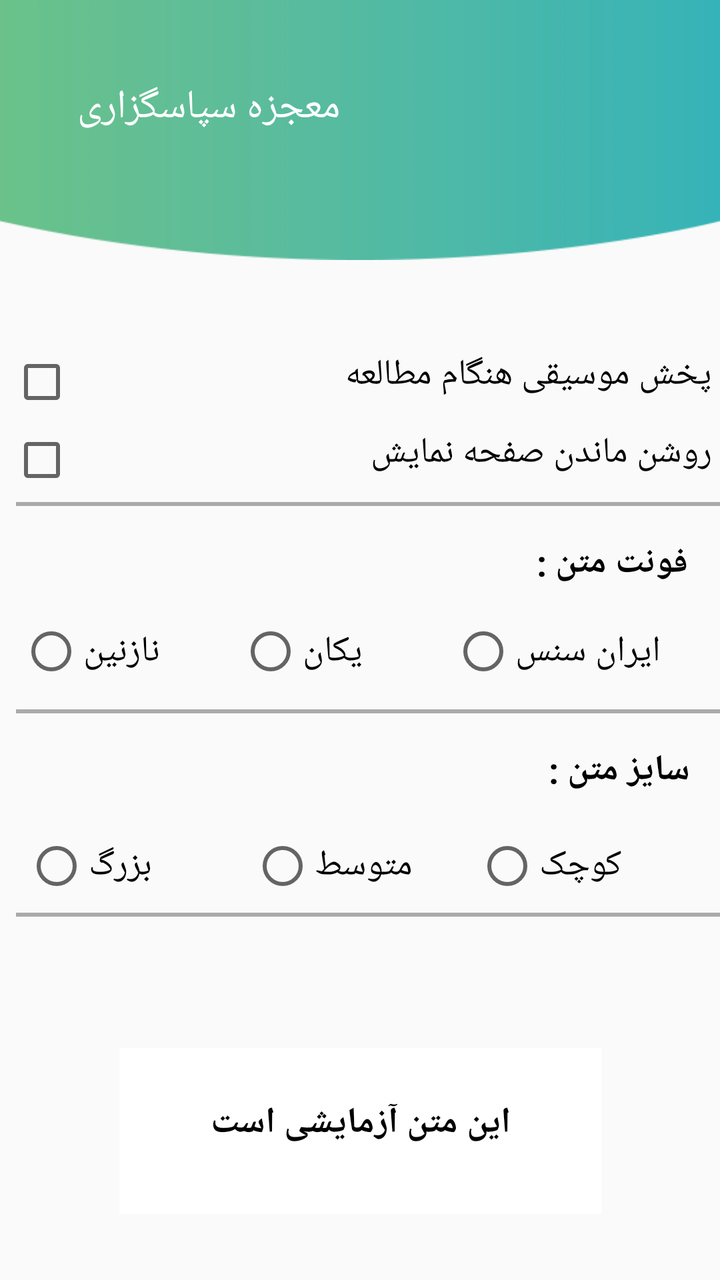
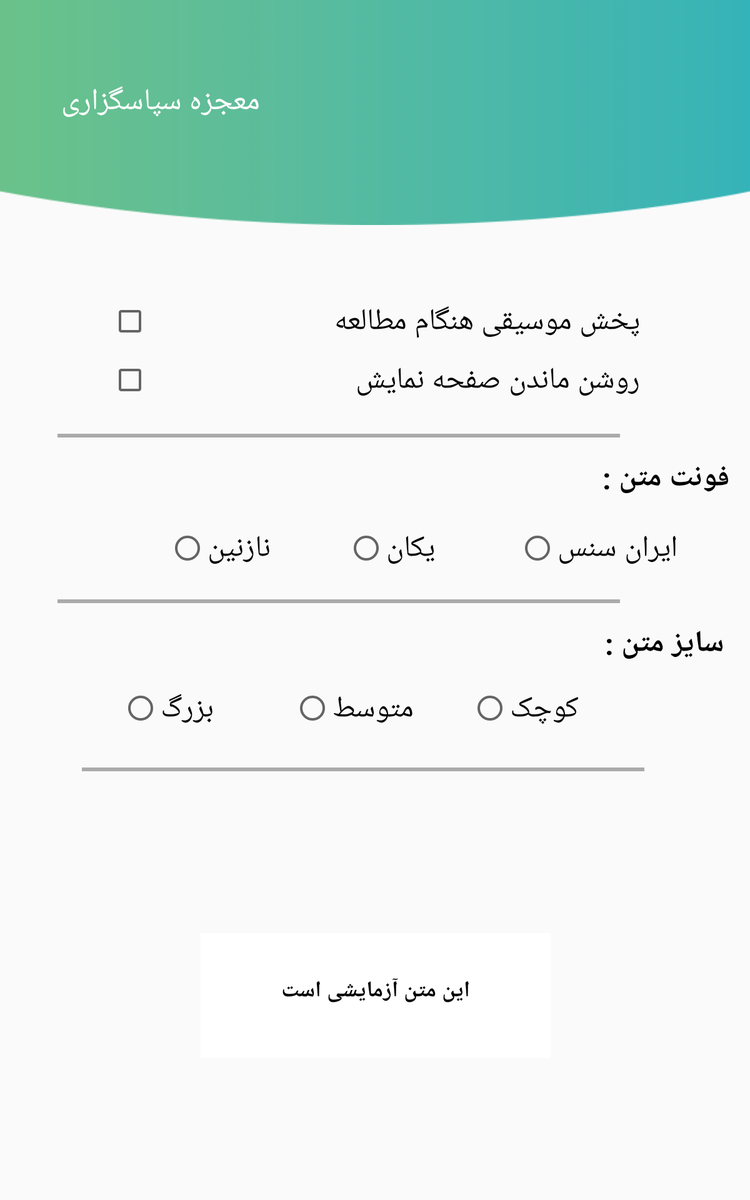

An Android layout and its configuration variant, each rendered on a device that would load it. The default file and the variant file are quoted in full after the pictures.
<!-- AndroidManifest.xml: application theme AppTheme -->
<!-- res/layout/activity_pref.xml -->
<?xml version="1.0" encoding="utf-8"?>
<android.support.constraint.ConstraintLayout xmlns:android="http://schemas.android.com/apk/res/android"
    xmlns:app="http://schemas.android.com/apk/res-auto"
    xmlns:tools="http://schemas.android.com/tools"
    android:id="@+id/layoutPref"
    android:layout_width="match_parent"
    android:layout_height="match_parent">

    <include
        android:id="@+id/toolbar1"
        layout="@layout/toolbar" />

    <CheckBox
        android:id="@+id/chbSleep"
        android:layout_width="351dp"
        android:layout_height="29dp"
        android:layout_marginStart="8dp"
        android:layout_marginTop="84dp"
        android:layout_marginEnd="8dp"
        android:gravity="right"
        android:onClick="changePref"
        android:text="روشن ماندن صفحه نمایش"
        android:textSize="18sp"
        app:layout_constraintEnd_toEndOf="parent"
        app:layout_constraintHorizontal_bias="0.47"
        app:layout_constraintStart_toStartOf="parent"
        app:layout_constraintTop_toBottomOf="@+id/toolbar1" />

    <View
        android:id="@+id/divider"
        android:layout_width="368dp"
        android:layout_height="2dp"
        android:layout_marginStart="8dp"
        android:layout_marginTop="8dp"
        android:layout_marginEnd="8dp"
        android:background="@android:color/darker_gray"
        app:layout_constraintEnd_toEndOf="parent"
        app:layout_constraintHorizontal_bias="0.0"
        app:layout_constraintStart_toStartOf="parent"
        app:layout_constraintTop_toBottomOf="@+id/chbSleep" />

    <TextView
        android:id="@+id/textView2"
        android:layout_width="wrap_content"
        android:layout_height="wrap_content"
        android:layout_marginStart="8dp"
        android:layout_marginTop="16dp"
        android:layout_marginEnd="16dp"
        android:text="فونت متن :"
        android:textColor="@color/colorBlack"
        android:textSize="18sp"
        android:textStyle="bold"
        app:layout_constraintEnd_toEndOf="parent"
        app:layout_constraintHorizontal_bias="1.0"
        app:layout_constraintStart_toStartOf="parent"
        app:layout_constraintTop_toBottomOf="@+id/divider" />

    <RadioGroup
        android:id="@+id/rdgFont"
        android:layout_width="365dp"
        android:layout_height="37dp"
        android:layout_marginStart="8dp"
        android:layout_marginTop="16dp"
        android:layout_marginEnd="8dp"
        android:orientation="horizontal"
        app:layout_constraintEnd_toEndOf="parent"
        app:layout_constraintHorizontal_bias="0.666"
        app:layout_constraintStart_toStartOf="parent"
        app:layout_constraintTop_toBottomOf="@+id/textView2">

        <RadioButton
            android:id="@+id/rdbNazanin"
            android:layout_width="wrap_content"
            android:layout_height="wrap_content"
            android:layout_marginLeft="15dp"
            android:layout_weight="1"
            android:gravity="left|center"
            android:onClick="changePref"
            android:paddingRight="5dp"
            android:text="نازنین"
            android:textSize="18sp"
            tools:ignore="RtlHardcoded,RtlSymmetry" />

        <RadioButton
            android:id="@+id/rdbYekan"
            android:layout_width="wrap_content"
            android:layout_height="wrap_content"
            android:layout_marginLeft="5dp"
            android:layout_weight="1"
            android:gravity="left|center"
            android:onClick="changePref"
            android:paddingRight="5dp"
            android:text="یکان"
            android:textSize="18sp"
            tools:ignore="RtlHardcoded,RtlSymmetry" />

        <RadioButton
            android:id="@+id/rdbSans"
            android:layout_width="wrap_content"
            android:layout_height="wrap_content"
            android:layout_marginLeft="10dp"
            android:layout_weight="1"
            android:gravity="left|center"
            android:onClick="changePref"
            android:text="ایران سنس"
            android:textSize="18sp"
            tools:ignore="RtlHardcoded" />
    </RadioGroup>

    <View
        android:id="@+id/divider2"
        android:layout_width="368dp"
        android:layout_height="2dp"
        android:layout_marginStart="8dp"
        android:layout_marginTop="8dp"
        android:layout_marginEnd="8dp"
        android:background="@android:color/darker_gray"
        app:layout_constraintEnd_toEndOf="parent"
        app:layout_constraintHorizontal_bias="0.0"
        app:layout_constraintStart_toStartOf="parent"
        app:layout_constraintTop_toBottomOf="@+id/rdgFont" />

    <TextView
        android:id="@+id/textView3"
        android:layout_width="wrap_content"
        android:layout_height="wrap_content"
        android:layout_marginStart="8dp"
        android:layout_marginTop="16dp"
        android:layout_marginEnd="8dp"
        android:text="سایز متن :"
        android:textColor="@color/colorBlack"
        android:textSize="18sp"
        android:textStyle="bold"
        app:layout_constraintEnd_toEndOf="parent"
        app:layout_constraintHorizontal_bias="0.974"
        app:layout_constraintStart_toStartOf="parent"
        app:layout_constraintTop_toBottomOf="@+id/divider2" />

    <RadioGroup
        android:id="@+id/rdgSize"
        android:layout_width="360dp"
        android:layout_height="31dp"
        android:layout_marginStart="11dp"
        android:layout_marginTop="20dp"
        android:layout_marginEnd="8dp"
        android:orientation="horizontal"
        app:layout_constraintEnd_toEndOf="parent"
        app:layout_constraintHorizontal_bias="0.2"
        app:layout_constraintStart_toStartOf="parent"
        app:layout_constraintTop_toBottomOf="@+id/textView3">

        <RadioButton
            android:id="@+id/rdbLarge"
            android:layout_width="wrap_content"
            android:layout_height="wrap_content"
            android:layout_marginLeft="5dp"
            android:layout_weight="1"
            android:gravity="left|center"
            android:onClick="changePref"
            android:paddingRight="5dp"
            android:text="بزرگ"
            android:textSize="18sp" />

        <RadioButton
            android:id="@+id/rdbMedume"
            android:layout_width="wrap_content"
            android:layout_height="wrap_content"
            android:layout_marginLeft="18dp"
            android:layout_weight="1"
            android:gravity="left|center"
            android:onClick="changePref"
            android:paddingRight="5dp"
            android:text="متوسط"
            android:textSize="18sp" />

        <RadioButton
            android:id="@+id/rdbSmall"
            android:layout_width="wrap_content"
            android:layout_height="wrap_content"
            android:layout_marginRight="30dp"
            android:layout_weight="1"
            android:gravity="left|center"
            android:onClick="changePref"
            android:text="کوچک"
            android:textSize="18sp" />

    </RadioGroup>

    <View
        android:id="@+id/divider3"
        android:layout_width="368dp"
        android:layout_height="2dp"
        android:layout_marginStart="8dp"
        android:layout_marginTop="8dp"
        android:layout_marginEnd="8dp"
        android:background="@android:color/darker_gray"
        app:layout_constraintEnd_toEndOf="parent"
        app:layout_constraintHorizontal_bias="0.0"
        app:layout_constraintStart_toStartOf="parent"
        app:layout_constraintTop_toBottomOf="@+id/rdgSize" />

    <View
        android:id="@+id/viewTestBack"
        android:layout_width="241dp"
        android:layout_height="83dp"
        android:layout_marginStart="8dp"
        android:layout_marginTop="8dp"
        android:layout_marginEnd="8dp"
        android:layout_marginBottom="12dp"
        android:background="@color/colorWhite"
        app:layout_constraintBottom_toBottomOf="parent"
        app:layout_constraintEnd_toEndOf="parent"
        app:layout_constraintHorizontal_bias="0.503"
        app:layout_constraintStart_toStartOf="parent"
        app:layout_constraintTop_toBottomOf="@+id/divider3"
        app:layout_constraintVertical_bias="0.733" />

    <TextView
        android:id="@+id/txtTestFontPref"
        android:layout_width="wrap_content"
        android:layout_height="wrap_content"
        android:layout_marginBottom="8dp"
        android:text="این متن آزمایشی است"
        android:textColor="@color/colorBlack"
        android:textSize="18sp"
        android:textStyle="bold"
        app:layout_constraintBottom_toBottomOf="@+id/viewTestBack"
        app:layout_constraintEnd_toEndOf="@+id/viewTestBack"
        app:layout_constraintStart_toStartOf="@+id/viewTestBack"
        app:layout_constraintTop_toTopOf="@+id/viewTestBack" />

    <CheckBox
        android:id="@+id/chbSound"
        android:layout_width="351dp"
        android:layout_height="29dp"
        android:layout_marginStart="8dp"
        android:layout_marginTop="8dp"
        android:layout_marginEnd="8dp"
        android:layout_marginBottom="8dp"
        android:gravity="right"
        android:onClick="changePref"
        android:text="پخش موسیقی هنگام مطالعه"
        android:textColor="@color/colorBlack"
        android:textSize="18sp"
        app:layout_constraintBottom_toTopOf="@+id/chbSleep"
        app:layout_constraintEnd_toEndOf="parent"
        app:layout_constraintHorizontal_bias="0.47"
        app:layout_constraintStart_toStartOf="parent"
        app:layout_constraintTop_toBottomOf="@+id/toolbar1"
        app:layout_constraintVertical_bias="0.95" />


</android.support.constraint.ConstraintLayout>
<!-- res/layout/toolbar.xml (included above) -->
<?xml version="1.0" encoding="utf-8"?>
<android.support.v7.widget.Toolbar xmlns:android="http://schemas.android.com/apk/res/android"
    xmlns:local="http://schemas.android.com/apk/res-auto"
    xmlns:tools="http://schemas.android.com/tools"
    android:id="@+id/toolbarCreate"
    android:layout_width="match_parent"
    android:layout_height="130dp"
    android:background="@drawable/toolbar"
    android:minHeight="?attr/actionBarSize"
    local:popupTheme="@style/ThemeOverlay.AppCompat.Light"
    local:theme="@style/ThemeOverlay.AppCompat.Dark.ActionBar">

    <LinearLayout
        android:layout_width="150dp"
        android:layout_height="50dp"
        android:layout_marginLeft="20dp">

        <TextView
            android:id="@+id/txtTool"
            android:layout_width="match_parent"
            android:layout_height="wrap_content"
            android:gravity="right"
            android:text="معجزه سپاسگزاری"
            android:textColor="@color/colorWhite"
            android:textSize="20sp"
            tools:ignore="RtlHardcoded" />

    </LinearLayout>

</android.support.v7.widget.Toolbar>
<!-- resources referenced by this layout -->
<resources>
  <color name="colorBlack">#000000</color>
  <color name="colorWhite">#ffffff</color>
  <!-- drawable toolbar: png bitmap (drawable, 15942 bytes) -->
  <style name="AppTheme" parent="Theme.AppCompat.Light.NoActionBar">
          
          <item name="colorPrimary">@color/colorPrimary</item>
          <item name="colorPrimaryDark">@color/colorPrimaryDark</item>
          <item name="colorAccent">@color/colorAccent</item>
      </style>
  <color name="colorPrimary">#4ad197</color>
  <color name="colorPrimaryDark">#2b9165</color>
  <color name="colorAccent">#ff4081</color>
</resources>
<!-- res/layout-large/activity_pref.xml (the author's variant of the layout above) -->
<!-- drawn on a 7-inch tablet held upright -->
<?xml version="1.0" encoding="utf-8"?>
<android.support.constraint.ConstraintLayout xmlns:android="http://schemas.android.com/apk/res/android"
    xmlns:app="http://schemas.android.com/apk/res-auto"
    xmlns:tools="http://schemas.android.com/tools"
    android:id="@+id/layoutPref"
    android:layout_width="match_parent"
    android:layout_height="match_parent">

    <include
        android:id="@+id/toolbar1"
        layout="@layout/tool_large" />

    <CheckBox
        android:id="@+id/chbSleep"
        android:layout_width="424dp"
        android:layout_height="29dp"
        android:layout_marginStart="8dp"
        android:layout_marginTop="108dp"
        android:layout_marginEnd="8dp"
        android:gravity="right"
        android:onClick="changePref"
        android:text="روشن ماندن صفحه نمایش"
        android:textSize="24sp"
        app:layout_constraintEnd_toEndOf="parent"
        app:layout_constraintStart_toStartOf="parent"
        app:layout_constraintTop_toBottomOf="@+id/toolbar1" />

    <View
        android:id="@+id/divider"
        android:layout_width="450dp"
        android:layout_height="3dp"
        android:layout_marginStart="8dp"
        android:layout_marginTop="30dp"
        android:layout_marginEnd="8dp"
        android:background="@android:color/darker_gray"
        app:layout_constraintEnd_toEndOf="parent"
        app:layout_constraintHorizontal_bias="0.285"
        app:layout_constraintStart_toStartOf="parent"
        app:layout_constraintTop_toBottomOf="@+id/chbSleep" />

    <TextView
        android:id="@+id/textView2"
        android:layout_width="wrap_content"
        android:layout_height="wrap_content"
        android:layout_marginStart="8dp"
        android:layout_marginTop="16dp"
        android:layout_marginEnd="16dp"
        android:text="فونت متن :"
        android:textColor="@color/colorBlack"
        android:textSize="24sp"
        android:textStyle="bold"
        app:layout_constraintEnd_toEndOf="parent"
        app:layout_constraintHorizontal_bias="1.0"
        app:layout_constraintStart_toStartOf="parent"
        app:layout_constraintTop_toBottomOf="@+id/divider" />

    <RadioGroup
        android:id="@+id/rdgFont"
        android:layout_width="449dp"
        android:layout_height="49dp"
        android:layout_marginStart="8dp"
        android:layout_marginTop="24dp"
        android:layout_marginEnd="8dp"
        android:orientation="horizontal"
        app:layout_constraintEnd_toEndOf="parent"
        app:layout_constraintHorizontal_bias="0.933"
        app:layout_constraintStart_toStartOf="parent"
        app:layout_constraintTop_toBottomOf="@+id/textView2">

        <RadioButton
            android:id="@+id/rdbNazanin"
            android:layout_width="wrap_content"
            android:layout_height="wrap_content"
            android:layout_weight="1"
            android:gravity="left|center"
            android:onClick="changePref"
            android:paddingRight="5dp"
            android:text="نازنین"
            android:textSize="24sp"
            tools:ignore="RtlHardcoded,RtlSymmetry" />

        <RadioButton
            android:id="@+id/rdbYekan"
            android:layout_width="wrap_content"
            android:layout_height="wrap_content"
            android:layout_marginLeft="15dp"
            android:layout_weight="1"
            android:gravity="left|center"
            android:onClick="changePref"
            android:paddingRight="5dp"
            android:text="یکان"
            android:textSize="24sp"
            tools:ignore="RtlHardcoded,RtlSymmetry" />

        <RadioButton
            android:id="@+id/rdbSans"
            android:layout_width="wrap_content"
            android:layout_height="wrap_content"
            android:layout_marginLeft="20dp"
            android:layout_weight="1"
            android:gravity="left|center"
            android:onClick="changePref"
            android:text="ایران سنس"
            android:textSize="24sp"
            tools:ignore="RtlHardcoded" />
    </RadioGroup>

    <View
        android:id="@+id/divider2"
        android:layout_width="450dp"
        android:layout_height="3dp"
        android:layout_marginStart="8dp"
        android:layout_marginTop="8dp"
        android:layout_marginEnd="8dp"
        android:background="@android:color/darker_gray"
        app:layout_constraintEnd_toEndOf="parent"
        app:layout_constraintHorizontal_bias="0.285"
        app:layout_constraintStart_toStartOf="parent"
        app:layout_constraintTop_toBottomOf="@+id/rdgFont" />

    <TextView
        android:id="@+id/textView3"
        android:layout_width="wrap_content"
        android:layout_height="wrap_content"
        android:layout_marginStart="8dp"
        android:layout_marginTop="16dp"
        android:layout_marginEnd="8dp"
        android:text="سایز متن :"
        android:textColor="@color/colorBlack"
        android:textSize="24sp"
        android:textStyle="bold"
        app:layout_constraintEnd_toEndOf="parent"
        app:layout_constraintHorizontal_bias="0.974"
        app:layout_constraintStart_toStartOf="parent"
        app:layout_constraintTop_toBottomOf="@+id/divider2" />

    <RadioGroup
        android:id="@+id/rdgSize"
        android:layout_width="442dp"
        android:layout_height="31dp"
        android:layout_marginStart="11dp"
        android:layout_marginTop="20dp"
        android:layout_marginEnd="8dp"
        android:orientation="horizontal"
        app:layout_constraintEnd_toEndOf="parent"
        app:layout_constraintHorizontal_bias="0.578"
        app:layout_constraintStart_toStartOf="parent"
        app:layout_constraintTop_toBottomOf="@+id/textView3">

        <RadioButton
            android:id="@+id/rdbLarge"
            android:layout_width="wrap_content"
            android:layout_height="wrap_content"
            android:layout_marginLeft="5dp"
            android:layout_weight="1"
            android:gravity="left|center"
            android:onClick="changePref"
            android:paddingRight="5dp"
            android:text="بزرگ"
            android:textSize="24sp" />

        <RadioButton
            android:id="@+id/rdbMedume"
            android:layout_width="wrap_content"
            android:layout_height="wrap_content"
            android:layout_marginLeft="18dp"
            android:layout_weight="1"
            android:gravity="left|center"
            android:onClick="changePref"
            android:paddingRight="5dp"
            android:text="متوسط"
            android:textSize="24sp" />

        <RadioButton
            android:id="@+id/rdbSmall"
            android:layout_width="wrap_content"
            android:layout_height="wrap_content"
            android:layout_marginRight="30dp"
            android:layout_weight="1"
            android:gravity="left|center"
            android:onClick="changePref"
            android:text="کوچک"
            android:textSize="24sp" />

    </RadioGroup>

    <View
        android:id="@+id/divider3"
        android:layout_width="450dp"
        android:layout_height="3dp"
        android:layout_marginStart="8dp"
        android:layout_marginTop="32dp"
        android:layout_marginEnd="8dp"
        android:background="@android:color/darker_gray"
        app:layout_constraintEnd_toEndOf="parent"
        app:layout_constraintHorizontal_bias="0.428"
        app:layout_constraintStart_toStartOf="parent"
        app:layout_constraintTop_toBottomOf="@+id/rdgSize" />

    <View
        android:id="@+id/viewTestBack"
        android:layout_width="280dp"
        android:layout_height="100dp"
        android:layout_marginStart="8dp"
        android:layout_marginEnd="8dp"
        android:layout_marginBottom="12dp"
        android:background="@color/colorWhite"
        app:layout_constraintBottom_toBottomOf="parent"
        app:layout_constraintEnd_toEndOf="parent"
        app:layout_constraintHorizontal_bias="0.502"
        app:layout_constraintStart_toStartOf="parent"
        app:layout_constraintTop_toBottomOf="@+id/divider3"
        app:layout_constraintVertical_bias="0.561" />

    <TextView
        android:id="@+id/txtTestFontPref"
        android:layout_width="wrap_content"
        android:layout_height="wrap_content"
        android:layout_marginBottom="8dp"
        android:text="این متن آزمایشی است"
        android:textColor="@color/colorBlack"
        android:textSize="18sp"
        android:textStyle="bold"
        app:layout_constraintBottom_toBottomOf="@+id/viewTestBack"
        app:layout_constraintEnd_toEndOf="@+id/viewTestBack"
        app:layout_constraintStart_toStartOf="@+id/viewTestBack"
        app:layout_constraintTop_toTopOf="@+id/viewTestBack" />

    <CheckBox
        android:id="@+id/chbSound"
        android:layout_width="424dp"
        android:layout_height="29dp"
        android:layout_marginStart="8dp"
        android:layout_marginTop="8dp"
        android:layout_marginEnd="8dp"
        android:layout_marginBottom="8dp"
        android:gravity="right"
        android:onClick="changePref"
        android:text="پخش موسیقی هنگام مطالعه"
        android:textSize="24sp"
        app:layout_constraintBottom_toTopOf="@+id/chbSleep"
        app:layout_constraintEnd_toEndOf="parent"
        app:layout_constraintStart_toStartOf="parent"
        app:layout_constraintTop_toBottomOf="@+id/toolbar1"
        app:layout_constraintVertical_bias="0.84000003" />


</android.support.constraint.ConstraintLayout>
<!-- res/layout/tool_large.xml (included above) -->
<?xml version="1.0" encoding="utf-8"?>
<android.support.v7.widget.Toolbar xmlns:android="http://schemas.android.com/apk/res/android"
    xmlns:local="http://schemas.android.com/apk/res-auto"
    xmlns:tools="http://schemas.android.com/tools"
    android:id="@+id/toolbarCreate"
    android:layout_width="match_parent"
    android:layout_height="180dp"
    android:background="@drawable/toolbar"
    android:minHeight="?attr/actionBarSize"
    local:popupTheme="@style/ThemeOverlay.AppCompat.Light"
    local:theme="@style/ThemeOverlay.AppCompat.Dark.ActionBar">

    <LinearLayout
        android:layout_width="170dp"
        android:layout_height="50dp"
        android:layout_marginLeft="30dp">

        <TextView
            android:id="@+id/txtTool"
            android:layout_width="match_parent"
            android:layout_height="wrap_content"
            android:gravity="right"
            android:text="معجزه سپاسگزاری"
            android:textColor="@color/colorWhite"
            android:textSize="24sp"
            tools:ignore="RtlHardcoded" />

    </LinearLayout>

</android.support.v7.widget.Toolbar>
